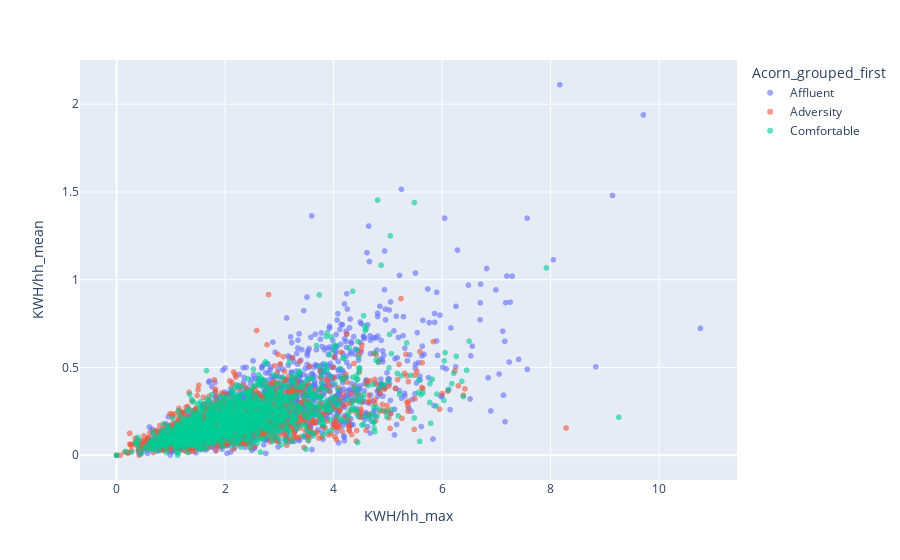

Write notebook code for a chart like this one.
### Code cell
px.scatter(group_df, x="KWH/hh_max", y="KWH/hh_mean", color="Acorn_grouped_first", opacity=0.6)

### Figure 1 — Plotly figure (JSON) as saved in the notebook; plotly's stock layout.template omitted (floating-point values rounded to 4 significant figures; data arrays with more than 128 entries replaced by an {"elided": "..."} marker saying what was removed)
{"data": [{"hovertemplate": "Acorn_grouped_first=Affluent<br>KWH/hh_max=%{x}<br>KWH/hh_mean=%{y}<extra></extra>", "legendgroup": "Affluent", "marker": {"color": "#636efa", "opacity": 0.6, "symbol": "circle"}, "mode": "markers", "name": "Affluent", "showlegend": true, "type": "scattergl", "x": {"elided": "2192 float values"}, "xaxis": "x", "y": {"elided": "2192 float values"}, "yaxis": "y"}, {"hovertemplate": "Acorn_grouped_first=Adversity<br>KWH/hh_max=%{x}<br>KWH/hh_mean=%{y}<extra></extra>", "legendgroup": "Adversity", "marker": {"color": "#EF553B", "opacity": 0.6, "symbol": "circle"}, "mode": "markers", "name": "Adversity", "showlegend": true, "type": "scattergl", "x": {"elided": "1816 float values"}, "xaxis": "x", "y": {"elided": "1816 float values"}, "yaxis": "y"}, {"hovertemplate": "Acorn_grouped_first=Comfortable<br>KWH/hh_max=%{x}<br>KWH/hh_mean=%{y}<extra></extra>", "legendgroup": "Comfortable", "marker": {"color": "#00cc96", "opacity": 0.6, "symbol": "circle"}, "mode": "markers", "name": "Comfortable", "showlegend": true, "type": "scattergl", "x": {"elided": "1507 float values"}, "xaxis": "x", "y": {"elided": "1507 float values"}, "yaxis": "y"}], "layout": {"legend": {"title": {"text": "Acorn_grouped_first"}, "tracegroupgap": 0}, "margin": {"t": 60}, "xaxis": {"anchor": "y", "domain": [0, 1], "title": {"text": "KWH/hh_max"}}, "yaxis": {"anchor": "x", "domain": [0, 1], "title": {"text": "KWH/hh_mean"}}}}
